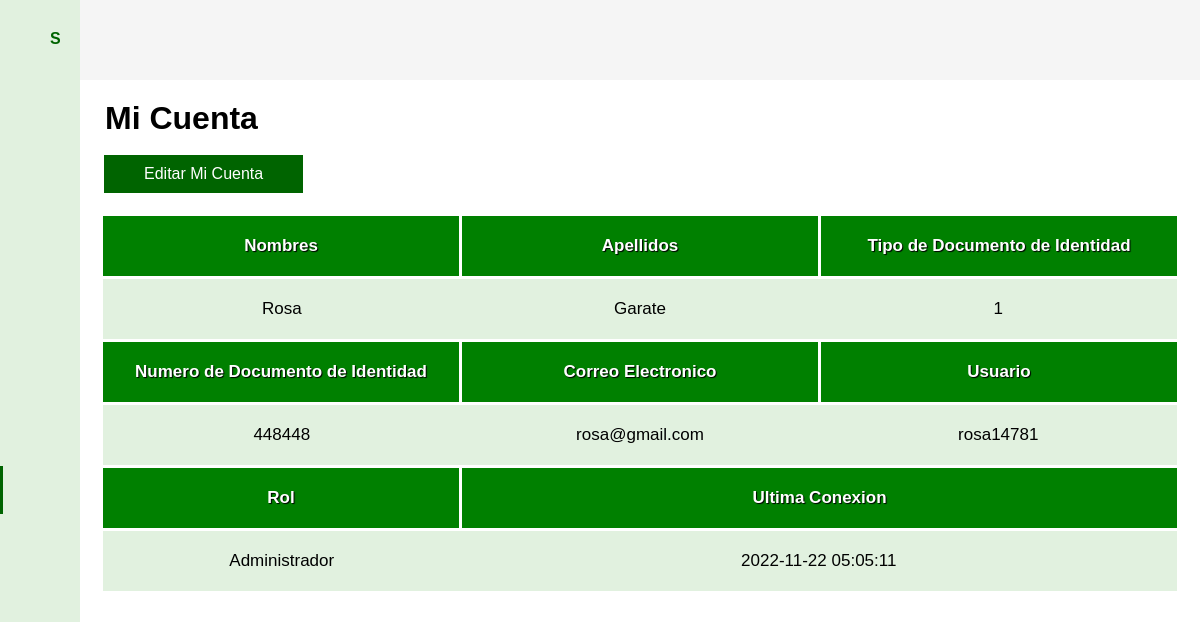
Screenshot of /administrador/mi_cuenta.php (signed in) with the database file from the repository.
### tables this page shows
CREATE TABLE `usuarios` (
  `id` int(11) NOT NULL,
  `nombres` varchar(50) NOT NULL,
  `apellidos` varchar(50) NOT NULL,
  `tipo_documento` int(10) NOT NULL,
  `documento_identidad` int(20) NOT NULL,
  `correo` varchar(50) NOT NULL,
  `usuario` varchar(50) NOT NULL,
  `contrasena` varchar(50) NOT NULL,
  `fecha_registro` timestamp NULL DEFAULT current_timestamp(),
  `estatus` int(11) NOT NULL DEFAULT 1,
  `rol_id` int(11) NOT NULL
);

CREATE TABLE `roles` (
  `id` int(11) NOT NULL,
  `Nombre` varchar(50) NOT NULL
);

CREATE TABLE `historial_inicio_sesion` (
  `id` int(11) NOT NULL,
  `fecha_registro` timestamp NOT NULL DEFAULT current_timestamp(),
  `usuario_id` int(11) NOT NULL
);

### administrador/mi_cuenta.php (the view, shortened to what this page needs)
<?php
    include '../php/conexion.php';
    $usuario_activo=$_SESSION['usuario'];
    $validar_usuario_activo = mysqli_query ($conexion, "SELECT *, h.fecha_registro AS ultimaconexion, r.nombre AS rolusuario FROM usuarios u
    LEFT JOIN historial_inicio_sesion h on (u.rol_id = h.id) LEFT JOIN roles r on (u.rol_id = r.id) WHERE u.usuario='$usuario_activo'");
    $resultado= mysqli_fetch_array($validar_usuario_activo);
    $usuario_activo_id = $resultado['id'];
    $usuario_activo_nombres = $resultado['nombres'];
    $usuario_activo_apellidos = $resultado['apellidos'];
    $usuario_activo_tipo_documento = $resultado['tipo_documento'];
    $usuario_activo_documento_identidad = $resultado['documento_identidad'];
    $usuario_activo_correo = $resultado['correo'];
    $usuario_activo_usuario = $resultado['usuario'];
    $usuario_activo_rol = $resultado['rolusuario'];
    $usuario_activo_conexion = $resultado['ultimaconexion'];
?>
<!DOCTYPE html>
<html lang="en">
<head>
    <link href="https://cdn.lineicons.com/3.0/lineicons.css" rel="stylesheet">
    <link rel="stylesheet" href="../css/consulta.css">
</head>
<body id="body">
    <header>
    </header>
    <div class="menu_lateral" id="menu_lateral">
        <div class="nombre_pagina">
            <h4>SICPRC</h4>
        </div>
        <div class="opciones_menu">
            <a href="inicio.php">
                <div class="opcion">
                </div>
            </a>
            <a href="cultivos.php">
                <div class="opcion">
                </div>
            </a>
            <a href="sistemas_riego.php">
                <div class="opcion">
                    <h4>Sistema de Riego</h4>
                </div>
            </a>
            <a href="">
                <div class="opcion">
                    <h4>Sensor de Humedad y Temperatura</h4>
                </div>
            </a>
            <a href="consulta.php">
                <div class="opcion">
                </div>
            </a>
            <a href="mi_cuenta.php" class="seleccion">
                <div class="opcion">
                </div>
            </a>
            <a href="../php/cerrar_sesion.php">
                <div class="opcion">
                    <h4>Cerrar Sesión</h4>
                </div>
            </a>
        </div>
    </div>
    <main>
        <h1>Mi Cuenta</h1>
        <br>
    <div class="contenedor_login">
        <a href="editar_mi_cuenta.php? id=<?php echo $usuario_activo_id?> &
                                        nombres=<?php echo $usuario_activo_nombres?> &
                                        apellidos=<?php echo $usuario_activo_apellidos?> &
                                        tipo_documento=<?php echo $usuario_activo_tipo_documento?> &
                                        correo=<?php echo $usuario_activo_correo?> &
                                        documento_identidad=<?php echo $usuario_activo_documento_identidad?> &
                                        usuario=<?php echo $usuario_activo_usuario?>"><button>Editar Mi Cuenta</button></a>
        <table id="tabla_usuarios">
                <thead>
                    <tr>
                        <th>Nombres</th>
                        <th>Apellidos</th>
                        <th>Tipo de Documento de Identidad</th>
                    </tr>
                </thead>
                <tbody>
                    <tr>
                        <td><?php echo $usuario_activo_nombres?></td>
                        <td><?php echo $usuario_activo_apellidos?></td>
                        <td><?php echo $usuario_activo_tipo_documento?></td>
                    </tr>
                </tbody>
                <thead>
                    <tr>
                        <th>Numero de Documento de Identidad</th>
                        <th>Correo Electronico</th>
                        <th>Usuario</th>
                    </tr>
                </thead>
                <tbody>
                    <tr>
                        <td><?php echo $usuario_activo_documento_identidad?></td>
                        <td><?php echo $usuario_activo_correo?></td>
                        <td><?php echo $usuario_activo_usuario?></td>
                    </tr>
                </tbody>
                <thead>
                    <tr>
                        <th>Rol</th>
                        <th colspan="2">Ultima Conexion</th>
                    </tr>
                </thead>
                <tbody>
                    <tr>
                        <td><?php echo $usuario_activo_rol?></td>
                        <td colspan="2"><?php echo $usuario_activo_conexion?></td>
                    </tr>
                </tbody>
            </table>
    </div>
    </main>
</body>
</html>

### css/consulta.css (style rules this page uses)
* { margin: 0; padding: 0; box-sizing: border-box; text-decoration: none; font-family: sans-serif; }
body { margin-left: 80px; transition: margin-left 300ms cubic-bezier(0.785, 0.135, 0.15, 0.86); margin-top: 80px; }
body h1 { margin-left: 5px; }
main { padding: 20px; }
header { width: 100%; height: 80px; background: #f5f5f5; display: flex; align-items: center; position: fixed; top: 0; z-index: 0; }
button { padding: 10px 40px; margin-left: 4px; margin-bottom: 20px; border: none; font-size: 16px; background: darkgreen; color: white; cursor: pointer; outline: none; }
.menu_lateral { width: 80px; height: 100%; background: #e1f1df; position: fixed; top: 0; left: 0; color: darkgreen; z-index: 300; overflow: hidden; border-right: 20px solid #e1f1df; transition: all 300ms cubic-bezier(0.785, 0.135, 0.15, 0.86); }
.nombre_pagina { padding: 20px 30px; display: flex; align-items: center; margin-top: 10px; }
.opciones_menu { margin: 20px 30px; position: absolute; top: 80px; }
.opciones_menu a { color: black; cursor: default; display: block; position: relative; }
.opciones_menu .opcion { padding: 20px 0px; display: flex; align-items: center; position: relative; }
.opciones_menu .opcion h4 { font-size: 17px; font-weight: 400; cursor: pointer; }
a.seleccion { color: darkgreen; }
a.seleccion:before { content: ''; width: 3px; height: 80%; background: darkgreen; position: absolute; top: 10%; left: -30px; }
table { table-layout: fixed; width: 100%; border-collapse: collapse; border: 3px solid; border-color: white; }
th, td { padding: 20px; font-size: 17px; text-align: center; }
thead, tfoot { background: green; color: white; text-shadow: 1px 1px 1px black; }
thead th, thead td { background: green; border: 3px solid; }
tbody tr:nth-child(odd) { background: #e1f1df; }

### rows the page displays
usuarios: nombres "Rosa", apellidos "Garate", tipo_documento "1", documento_identidad "448448", correo "rosa@gmail.com", usuario "rosa14781", rol.Nombre "Administrador", historial_inicio_sesion.fecha_registro "2022-11-22 05:05:11"
